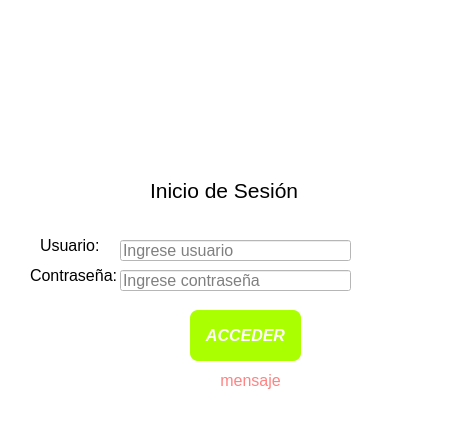
<?xml version="1.0" encoding="UTF-8"?>
<ui version="4.0">
 <class>formLogin</class>
 <widget class="QDialog" name="formLogin">
  <property name="geometry">
   <rect>
    <x>0</x>
    <y>0</y>
    <width>458</width>
    <height>426</height>
   </rect>
  </property>
  <property name="minimumSize">
   <size>
    <width>458</width>
    <height>426</height>
   </size>
  </property>
  <property name="maximumSize">
   <size>
    <width>458</width>
    <height>426</height>
   </size>
  </property>
  <property name="font">
   <font>
    <pointsize>12</pointsize>
   </font>
  </property>
  <property name="windowTitle">
   <string>Inicio de sesión.</string>
  </property>
  <property name="styleSheet">
   <string notr="true">background-color: rgb(255, 255, 255);</string>
  </property>
  <widget class="QLabel" name="label">
   <property name="geometry">
    <rect>
     <x>130</x>
     <y>20</y>
     <width>181</width>
     <height>161</height>
    </rect>
   </property>
   <property name="text">
    <string/>
   </property>
   <property name="pixmap">
    <pixmap>../82392.png</pixmap>
   </property>
   <property name="scaledContents">
    <bool>true</bool>
   </property>
  </widget>
  <widget class="QLabel" name="label_2">
   <property name="geometry">
    <rect>
     <x>150</x>
     <y>170</y>
     <width>181</width>
     <height>41</height>
    </rect>
   </property>
   <property name="font">
    <font>
     <pointsize>16</pointsize>
    </font>
   </property>
   <property name="text">
    <string>Inicio de Sesión</string>
   </property>
  </widget>
  <widget class="QLabel" name="label_3">
   <property name="geometry">
    <rect>
     <x>40</x>
     <y>230</y>
     <width>71</width>
     <height>31</height>
    </rect>
   </property>
   <property name="font">
    <font>
     <pointsize>12</pointsize>
    </font>
   </property>
   <property name="text">
    <string>Usuario:</string>
   </property>
  </widget>
  <widget class="QLabel" name="label_4">
   <property name="geometry">
    <rect>
     <x>30</x>
     <y>260</y>
     <width>91</width>
     <height>31</height>
    </rect>
   </property>
   <property name="font">
    <font>
     <pointsize>12</pointsize>
    </font>
   </property>
   <property name="text">
    <string>Contraseña: </string>
   </property>
  </widget>
  <widget class="QLineEdit" name="txtUsuario">
   <property name="geometry">
    <rect>
     <x>120</x>
     <y>240</y>
     <width>231</width>
     <height>21</height>
    </rect>
   </property>
   <property name="font">
    <font>
     <pointsize>12</pointsize>
    </font>
   </property>
   <property name="styleSheet">
    <string notr="true"/>
   </property>
   <property name="placeholderText">
    <string>Ingrese usuario</string>
   </property>
  </widget>
  <widget class="QLineEdit" name="txtClave">
   <property name="geometry">
    <rect>
     <x>120</x>
     <y>270</y>
     <width>231</width>
     <height>21</height>
    </rect>
   </property>
   <property name="font">
    <font>
     <pointsize>12</pointsize>
    </font>
   </property>
   <property name="styleSheet">
    <string notr="true"/>
   </property>
   <property name="echoMode">
    <enum>QLineEdit::Password</enum>
   </property>
   <property name="placeholderText">
    <string>Ingrese contraseña</string>
   </property>
  </widget>
  <widget class="QPushButton" name="btnAcceder">
   <property name="geometry">
    <rect>
     <x>190</x>
     <y>310</y>
     <width>111</width>
     <height>51</height>
    </rect>
   </property>
   <property name="font">
    <font>
     <pointsize>12</pointsize>
     <italic>true</italic>
     <bold>true</bold>
    </font>
   </property>
   <property name="cursor">
    <cursorShape>PointingHandCursor</cursorShape>
   </property>
   <property name="styleSheet">
    <string notr="true">background-color: rgb(170, 255, 0);
color: rgb(255, 255, 255);
border-radius : 8px;</string>
   </property>
   <property name="locale">
    <locale language="Spanish" country="Spain"/>
   </property>
   <property name="text">
    <string>ACCEDER</string>
   </property>
  </widget>
  <widget class="QLabel" name="lblMensaje">
   <property name="geometry">
    <rect>
     <x>110</x>
     <y>370</y>
     <width>281</width>
     <height>21</height>
    </rect>
   </property>
   <property name="font">
    <font>
     <pointsize>12</pointsize>
    </font>
   </property>
   <property name="styleSheet">
    <string notr="true">color: rgb(255, 131, 131);</string>
   </property>
   <property name="text">
    <string>mensaje</string>
   </property>
   <property name="alignment">
    <set>Qt::AlignCenter</set>
   </property>
  </widget>
 </widget>
 <resources>
  <include location="../images.qrc"/>
 </resources>
 <connections/>
</ui>
